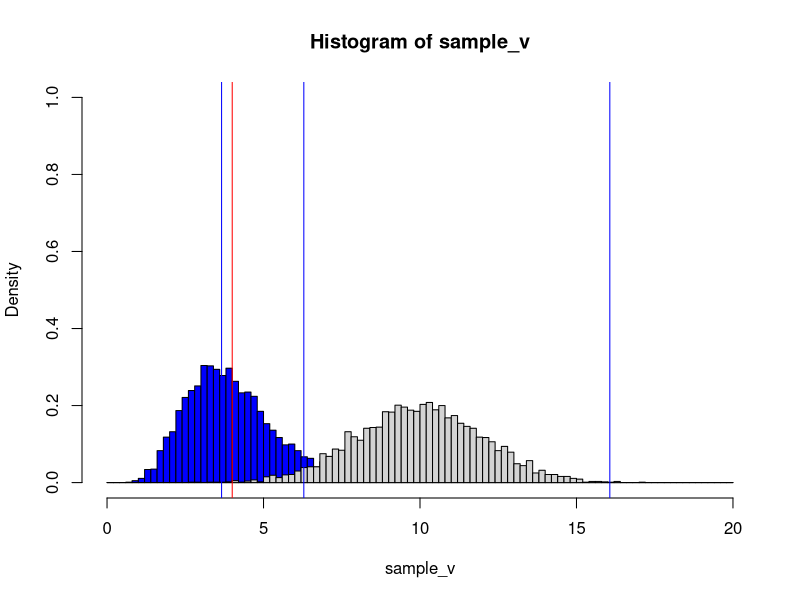

R code for this plot:

# Simulate Universe (Grundgesamtheit) in vector data1
size_universe=5000
# Generate a normal distribution with mean=mu and sd=sigma
mu=10
sigma=2

data1=rnorm(size_universe,mean=mu,sd=sigma)
head(data1)


# Plot and test for normality.
# hist(data1,breaks=100)
mean(data1)
sd(data1)
shapiro.test(data1)
#qqnorm(data1)


# World of Analyst: take data and analyse them
alpha=0.05
sample_size=16


# Estimation according to formula for confidence interval of mean.
#-----------------------------------------------------------------
# Take one sample (reality) and estimate sigma. Standard estimation process.
sigma_sample=sample(data1,size=sample_size);
mean(sigma_sample)
# x_strich=mean(my_sample) 
"The sample mean is: " 
# x_strich
s=sd(sigma_sample) 
v=var(sigma_sample)
"The sample standard deviation and variance (and their point estimates) are: "
c(s,v)


# Degrees of freedom
df=sample_size-1
df


# Point estimation of sigma, variance: 

# Lower confidence limit on variance: 
lower_v= sample_size*v/(qchisq(1-alpha/2,df))
# Upper end of estimation interval:
lower_v
# Upper confidence limit on variance: 
upper_v= sample_size*v/(qchisq(alpha/2,df))
upper_v

"Variances:"
c(lower_v,v,upper_v)
"Standard Deviations:"
sqrt(c(lower_v,v,upper_v))




# Simulate the principle behind the above calculation.
#-----------------------------------------------------------------
# Take n_samples samples each of size = sample_size
# Samples are taken with replacement (mit Zuruecklegen).
# To see how the sample mean of a sample of size sample_size is distributed,
# take many samples, calculate the mean of each sample and see how 
# these means are distributed.
n_samples=5000


# For each of the n_samples take the mean my_sample and put it in the 
# vector sample_mean. It is then simple to take the mean and the standard deviation
# of the vector
sample_v=NULL
for (i in 1:n_samples) {
  my_sample=sample(data1,size=sample_size)
  sample_v[i]=var(my_sample)  
}

hist(sample_v,col='blue',add=F,xlim=c(0,20),ylim=c(0,1),freq=F,breaks=seq(0,20,by=0.2))
hist(data1,add=T,freq=F,breaks=seq(0,20,by=0.2))

# Draw lines for the confidence interval calculated previously.
abline(v=lower_v,col="blue")
abline(v=upper_v,col="blue")
abline(v=v,col="blue")
abline(v=sigma**2,col="red")



